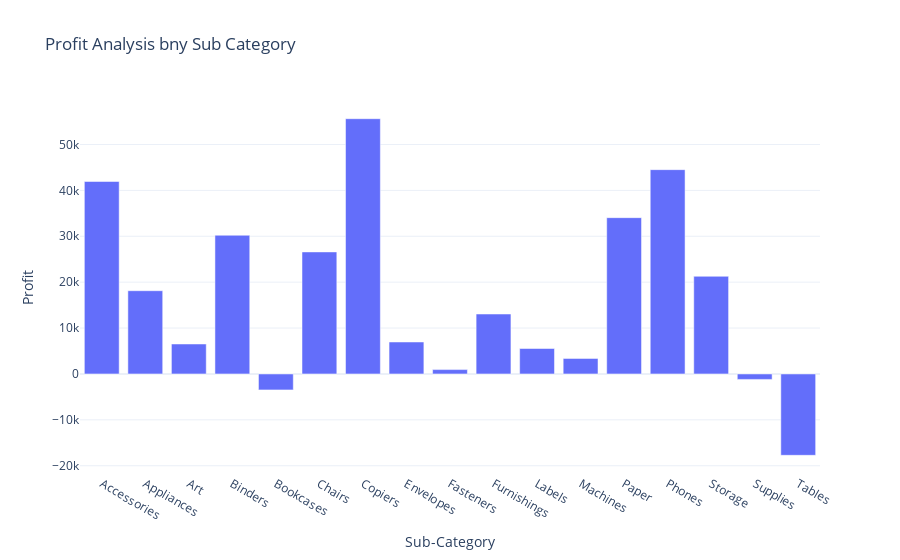

Notebook cell for this chart:
### Code cell
fig = px.bar(Profit_by_SubCategory, x= 'Sub-Category', y = 'Profit', title ="Profit Analysis bny Sub Category")

fig.show()

### Figure 1 — Plotly figure (JSON) as saved in the notebook; plotly's stock layout.template omitted (floating-point values rounded to 4 significant figures)
{"data": [{"alignmentgroup": "True", "hovertemplate": "Sub-Category=%{x}<br>Profit=%{y}<extra></extra>", "legendgroup": "", "marker": {"color": "#636efa", "pattern": {"shape": ""}}, "name": "", "offsetgroup": "", "orientation": "v", "showlegend": false, "textposition": "auto", "type": "bar", "x": ["Accessories", "Appliances", "Art", "Binders", "Bookcases", "Chairs", "Copiers", "Envelopes", "Fasteners", "Furnishings", "Labels", "Machines", "Paper", "Phones", "Storage", "Supplies", "Tables"], "xaxis": "x", "y": [41940.0, 18140.0, 6528.0, 30220.0, -3473.0, 26590.0, 55620.0, 6964.0, 949.5, 13060.0, 5546.0, 3385.0, 34050.0, 44520.0, 21280.0, -1189.0, -17730.0], "yaxis": "y"}], "layout": {"barmode": "relative", "legend": {"tracegroupgap": 0}, "title": {"text": "Profit Analysis bny Sub Category"}, "xaxis": {"anchor": "y", "domain": [0, 1], "title": {"text": "Sub-Category"}}, "yaxis": {"anchor": "x", "domain": [0, 1], "title": {"text": "Profit"}}}}
